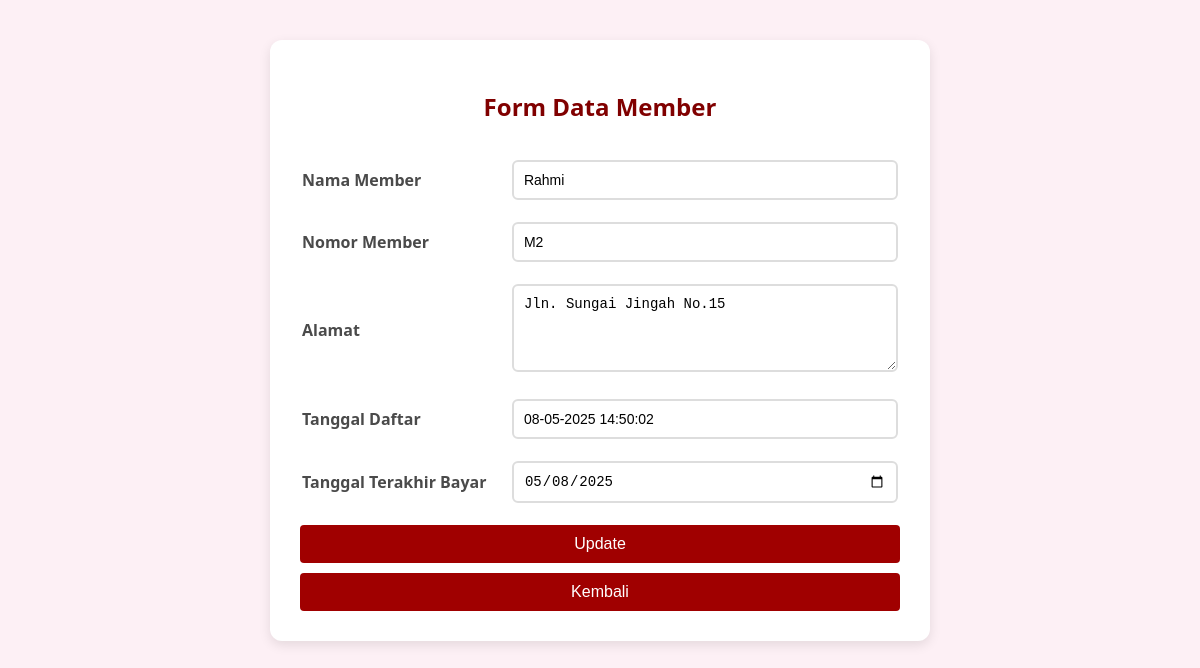
Page /FormMember.php?id_member=2 on the committed database.
### tables this page shows
CREATE TABLE `member` (
  `id_member` int(11) NOT NULL,
  `nama_member` varchar(250) NOT NULL,
  `nomor_member` varchar(15) DEFAULT NULL,
  `alamat` text DEFAULT NULL,
  `tgl_mendaftar` datetime DEFAULT current_timestamp(),
  `tgl_terakhir_bayar` date DEFAULT NULL
);

### Koneksi.php (called while the page is built)
<?php
function Koneksi()
{
    try {
        $pdo_conn = new PDO(
            'mysql:host=localhost;dbname=prak501',
            'root',
            '',
            array(PDO::ATTR_ERRMODE, PDO::ERRMODE_EXCEPTION, PDO::ATTR_PERSISTENT => true)
        );
    } catch (PDOException $e) {
        print "Koneksi atau query sedang bermasalah: " . $e->getMessage() . "<br/>";
        die();
    }
    return $pdo_conn;
}

### Model.php (called while the page is built, shortened)
<?php
require('./Koneksi.php');
function GetMember($id_member)
{
    $stmt = Koneksi()->prepare("SELECT * FROM member WHERE id_member = :id_member");
    $stmt->execute([':id_member' => $id_member]);
    return $stmt->fetch(PDO::FETCH_ASSOC);
}

### FormMember.php (the view, shortened to what this page needs)
<?php
require('./Model.php');
$result = null;
$editMode = isset($_GET['id_member']);
if ($editMode) {
    $result = GetMember($_GET['id_member']);
}
?>
<!DOCTYPE html>
<html lang="id">
<head>
</head>
<body>
    <form action="" method="post">
        <h2>Form Data Member</h2>
        <table>
            <tr>
                <td>Nama Member</td>
                <td>
                    <input type="text" name="nama_member" required value="<?= $editMode ? htmlspecialchars($result['nama_member']) : '' ?>">
                </td>
            </tr>
            <tr>
                <td>Nomor Member</td>
                <td>
                    <input type="text" name="nomor_member" required value="<?= $editMode ? htmlspecialchars($result['nomor_member']) : '' ?>">
                </td>
            </tr>
            <tr>
                <td>Alamat</td>
                <td>
                    <textarea name="alamat" rows="4" required><?= $editMode ? htmlspecialchars($result['alamat']) : '' ?></textarea>
                </td>
            </tr>
            <?php if ($editMode): ?>
                <tr>
                    <td>Tanggal Daftar</td>
                    <td>
                        <input type="text" value="<?= date('d-m-Y H:i:s', strtotime($result['tgl_mendaftar'])) ?>" readonly>
                    </td>
                </tr>
            <?php endif; ?>
            <tr>
                <td>Tanggal Terakhir Bayar</td>
                <td>
                    <input type="date" name="tgl_terakhir_bayar" required value="<?= $editMode ? $result['tgl_terakhir_bayar'] : date('Y-m-d') ?>">
                </td>
            </tr>
        </table>
        <button class="btn-action" type="submit" name="<?= $editMode ? 'update' : 'submit' ?>">
            <?= $editMode ? 'Update' : 'Tambah' ?>
        </button>
        <button class="btn-action" type="button" onclick="window.location.href='Member.php';">Kembali</button>
    </form>
</body>
</html>

### FormMember.php (style rules this page uses)
body { font-family: 'Segoe UI', Tahoma, Geneva, Verdana, sans-serif; background-color: #fdf0f5; margin: 0; padding: 40px; display: flex; justify-content: center; align-items: flex-start; }
form { width: 600px; background-color: #fff; border-radius: 12px; box-shadow: 0 4px 12px rgba(0, 0, 0, 0.1); padding: 30px; }
h2 { text-align: center; color: #800000; margin-bottom: 25px; }
table { width: 100%; }
td { padding: 10px 0; }
td:first-child { width: 35%; font-weight: bold; color: #4a4a4a; }
input[type="text"], input[type="date"], input[type="datetime-local"], textarea { width: 100%; padding: 10px; border: 2px solid #ddd; border-radius: 6px; font-size: 14px; box-sizing: border-box; }
textarea { resize: vertical; }
.btn-action { width: 100%; padding: 10px; background-color: #a00000; color: white; border: none; border-radius: 4px; cursor: pointer; font-size: 16px; margin-top: 10px; }

### rows in the picture
member: nama_member "Rahmi", nomor_member "M2", alamat "Jln. Sungai Jingah No.15", tgl_mendaftar "08-05-2025 14:50:02", tgl_terakhir_bayar "05/08/2025"
